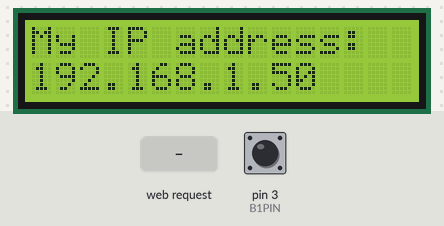
Simulated run of this sketch. Board: Arduino Uno, built with avr-gcc and run on an emulated ATmega328P. On the bench: 16×2 character LCD. The test bench sets the inputs (shaded band); at power-on: pin 3 (B1PIN) LOW. WiFi joins after 1.5 s; servers stay silent unless stated; what the sketch prints to the serial monitor is not drawn.

Above: at 2.7 s.
2.8 s: pin 3 (B1PIN) driven HIGH
At 3.2 s:
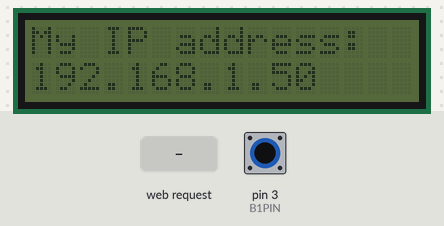
4.3 s: HTTP request GET /led received
5.8 s: pin 3 (B1PIN) driven LOW
7.3 s: pin 3 (B1PIN) pulsed HIGH 5 times (0.12 s each, 0.3 s apart)
At 8.8 s:
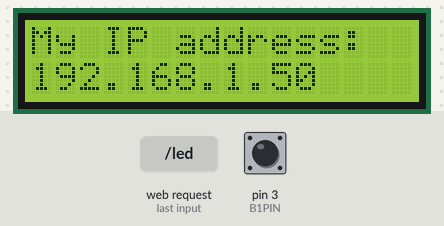
Timing chart, 0 to 10.3 s (numbered marks = the images above; inputs shaded):
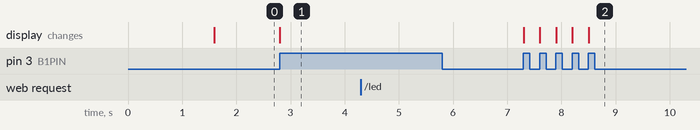

The sketch:

Q26a_webpage_control_LEDs.ino
```cpp
/*
 * A simple web server with a GET request parser.
 *
 */
#include <Wire.h>
#include <LCD.h>
#include <LiquidCrystal_I2C.h>
#include <SPI.h>
#include <Ethernet.h>

const byte B1PIN = 3;

boolean backlighton = true;
boolean buttonActive = false;

LiquidCrystal_I2C lcd(0x27, 2, 1, 0, 4, 5, 6, 7, 3, POSITIVE);
byte mac[] = { 0x90, 0xA2, 0xDA, 0x0F, 0x0F, 0x9D };


String         message      = "";     //Will hold the confirmation message that will be shown to the user
EthernetServer server(80);
String         get_request  = "";     //Holds the GET request
boolean        reading      = false;  //TRUE while the GET request is being received

void setup()
{

  pinMode(B1PIN, INPUT);

  lcd.begin(16,2);
  lcd.home();
  lcd.print("My IP address:");

  Ethernet.begin(mac);
  IPAddress ip = Ethernet.localIP();
  server.begin();

  lcd.setCursor(0,1);
  lcd.print(Ethernet.localIP());


  Serial.begin(9600);
  /*  Ethernet.begin(mac, ip);
   server.begin();
   */  Serial.println("ready");
}

void loop() {
  checkLCDBackLight();

  // listen for incoming clients
  EthernetClient   client = server.available();
  String return_message;

  if (client) {
    Serial.println("new client");
    boolean sentContent    = false;
    get_request           = "";
    // an http request ends with a blank line
    boolean        currentLineIsBlank = true;
    while (client.connected()) {
      if (client.available()) {
        char       c = client.read();
        if(reading && c == ' ')
        {
          reading = false;
          return_message = parseGetRequest(get_request);
          break;
        }

        if(c == '?'){
          reading = true; //found the ?, begin reading the info
        }

        if(reading){
          get_request += c;
        }


        if (reading && c=='\n')
        {
          break;
        }

        if (c == '\n' && currentLineIsBlank)  {
          break;
        }
        if (c == '\n') {
          currentLineIsBlank = true;
        }
        else if (c != '\r') {
          currentLineIsBlank = false;
        }
      }
    }

    if (!sentContent){
      construct_page(client, return_message);
      sentContent = true;
    }

    // give the web browser time to receive the data
    delay(1);
    // close the connection:
    client.stop();
    Serial.println("client disonnected");
  }
}

void construct_page(EthernetClient &client, String &rmessage)
{
  client.println("HTTP/1.1 200 OK");
  client.println("Content-Type: text/html");
  client.println();
  client.print("<html><head><title>");
  client.print("GET request example");
  client.println("</title><body>");
  client.println("<h2>Click buttons to turn red led on or off</h2>");
  client.print("<form action='/' method='GET'><p><input type='hidden' name='led8'");
  client.println(" value='0'><input type='submit' value='Off'/></form>");
  client.print("<form action='/' method='GET'><p><input type='hidden' name='led8'");
  client.print(" value='1'><input type='submit' value='On'/></form>");
  client.println("<h2>Click buttons to turn yellow led on or off</h2>");
  client.print("<form action='/' method='GET'><p><input type='hidden' name='led7'");
  client.println(" value='0'><input type='submit' value='Off'/></form>");
  client.print("<form action='/' method='GET'><p><input type='hidden' name='led7'");
  client.print(" value='1'><input type='submit' value='On'/></form>");
  client.print("Action(s) performed: <b>");
  client.print(rmessage);
  client.print("</b>");
  client.print("</body>");
  client.print("</html>");
}

String parseGetRequest(String &str) {
  Serial.print(" Parsing this string:");
  Serial.println(str);
  int   led_index  = str.indexOf("led");
  int   led_pin    = str[led_index + 3]  - '0';
  int   led_val    = str[led_index + 5]  - '0';

  String return_message = "";
  return_message = "Setting LED ";
  return_message += led_pin;
  return_message += " to ";
  return_message += led_val;
  executeInstruction(led_pin, led_val);
  return return_message;
}

void executeInstruction(int pin, int val)
{
  pinMode(pin, OUTPUT);
  digitalWrite(pin, val);
}


void checkLCDBackLight() {

  if ((digitalRead(B1PIN) == HIGH) ) {
    if (buttonActive) {
    }
    else {
      Serial.println("pressed the button!");
      if (backlighton) {
        backlighton = false;
        Serial.println("backlight turned off");
        lcd.noBacklight();
      }
      else {
        lcd.backlight();
        backlighton = true;
        Serial.println("backlight turned on");
      }
      buttonActive = true;
    }
  }

  if ((digitalRead(B1PIN) == LOW) && (buttonActive)) {
    Serial.println("released the button");
    buttonActive = false;
  }
}
```

Measured:
- after the input at 2.8 s, the display: changes at once (image 1)
- after the input at 4.3 s, every drawn part: stays the same
- after the input at 5.8 s, every drawn part: stays the same
- after the input at 7.3 s, the display: changes at once (image 2)
